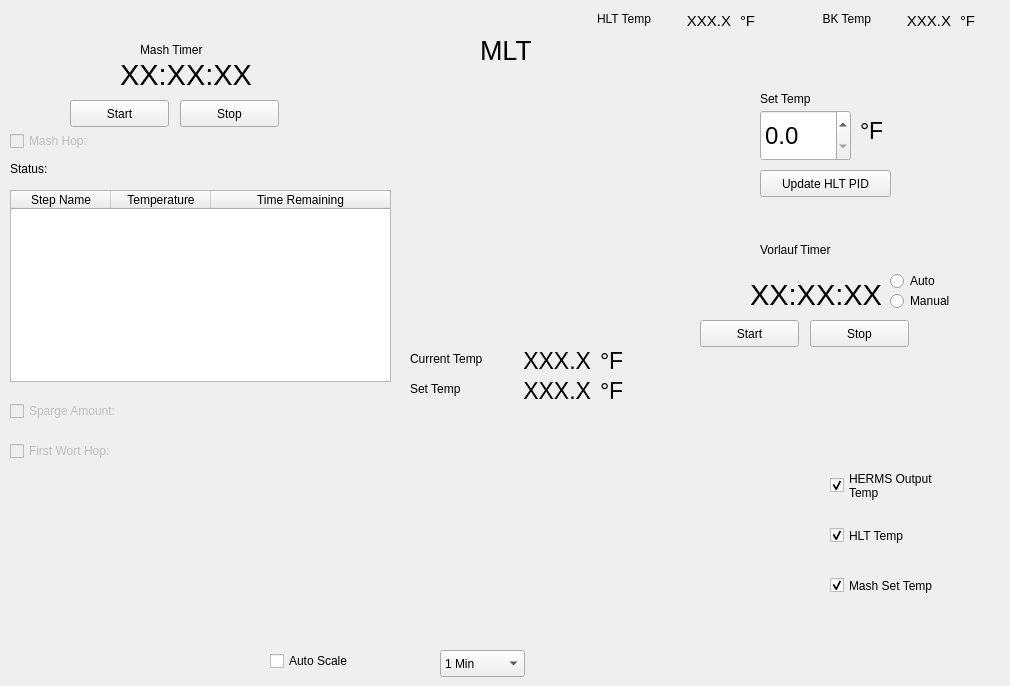
    <widget class="QWidget" name="tab_4">
     <attribute name="title">
      <string>MLT</string>
     </attribute>
     <widget class="QLabel" name="label_19">
      <property name="geometry">
       <rect>
        <x>400</x>
        <y>110</y>
        <width>231</width>
        <height>211</height>
       </rect>
      </property>
      <property name="text">
       <string/>
      </property>
      <property name="pixmap">
       <pixmap>images/cooler.jpg</pixmap>
      </property>
     </widget>
     <widget class="QCheckBox" name="MLT_Temp_Enable_ChkBox_HERMS">
      <property name="geometry">
       <rect>
        <x>830</x>
        <y>460</y>
        <width>171</width>
        <height>51</height>
       </rect>
      </property>
      <property name="styleSheet">
       <string notr="true"/>
      </property>
      <property name="text">
       <string>HERMS Output 
Temp</string>
      </property>
      <property name="icon">
       <iconset>
        <normaloff>images/red.png</normaloff>images/red.png</iconset>
      </property>
      <property name="checked">
       <bool>true</bool>
      </property>
     </widget>
     <widget class="QLabel" name="label_81">
      <property name="geometry">
       <rect>
        <x>410</x>
        <y>380</y>
        <width>101</width>
        <height>17</height>
       </rect>
      </property>
      <property name="text">
       <string>Set Temp</string>
      </property>
     </widget>
     <widget class="QLabel" name="L_MLT_SetTemp">
      <property name="geometry">
       <rect>
        <x>510</x>
        <y>370</y>
        <width>81</width>
        <height>41</height>
       </rect>
      </property>
      <property name="font">
       <font>
        <pointsize>17</pointsize>
       </font>
      </property>
      <property name="text">
       <string>XXX.X</string>
      </property>
      <property name="textFormat">
       <enum>Qt::AutoText</enum>
      </property>
      <property name="alignment">
       <set>Qt::AlignRight|Qt::AlignTrailing|Qt::AlignVCenter</set>
      </property>
     </widget>
     <widget class="QLabel" name="L_MLT_CurrentTemp">
      <property name="geometry">
       <rect>
        <x>510</x>
        <y>340</y>
        <width>81</width>
        <height>41</height>
       </rect>
      </property>
      <property name="font">
       <font>
        <pointsize>17</pointsize>
       </font>
      </property>
      <property name="text">
       <string>XXX.X</string>
      </property>
      <property name="textFormat">
       <enum>Qt::AutoText</enum>
      </property>
      <property name="alignment">
       <set>Qt::AlignRight|Qt::AlignTrailing|Qt::AlignVCenter</set>
      </property>
     </widget>
     <widget class="QLabel" name="label_84">
      <property name="geometry">
       <rect>
        <x>410</x>
        <y>350</y>
        <width>101</width>
        <height>17</height>
       </rect>
      </property>
      <property name="text">
       <string>Current Temp</string>
      </property>
     </widget>
     <widget class="QLabel" name="label_21">
      <property name="geometry">
       <rect>
        <x>480</x>
        <y>30</y>
        <width>51</width>
        <height>41</height>
       </rect>
      </property>
      <property name="text">
       <string>&lt;html&gt;&lt;head/&gt;&lt;body&gt;&lt;p&gt;&lt;span style=&quot; font-size:20pt;&quot;&gt;MLT&lt;/span&gt;&lt;/p&gt;&lt;/body&gt;&lt;/html&gt;</string>
      </property>
     </widget>
     <widget class="QLabel" name="label_3">
      <property name="geometry">
       <rect>
        <x>140</x>
        <y>40</y>
        <width>101</width>
        <height>20</height>
       </rect>
      </property>
      <property name="text">
       <string>Mash Timer</string>
      </property>
     </widget>
     <widget class="QPushButton" name="PB_MLT_MashTimer_Start">
      <property name="geometry">
       <rect>
        <x>70</x>
        <y>100</y>
        <width>99</width>
        <height>27</height>
       </rect>
      </property>
      <property name="text">
       <string>Start</string>
      </property>
     </widget>
     <widget class="QPushButton" name="PB_MLT_MashTimer_Stop">
      <property name="geometry">
       <rect>
        <x>180</x>
        <y>100</y>
        <width>99</width>
        <height>27</height>
       </rect>
      </property>
      <property name="text">
       <string>Stop</string>
      </property>
     </widget>
     <widget class="QLabel" name="L_MLT_MashTimer">
      <property name="geometry">
       <rect>
        <x>120</x>
        <y>59</y>
        <width>141</width>
        <height>31</height>
       </rect>
      </property>
      <property name="font">
       <font>
        <pointsize>22</pointsize>
       </font>
      </property>
      <property name="text">
       <string>XX:XX:XX</string>
      </property>
     </widget>
     <widget class="QLabel" name="L_MLT_VorlaufTimer">
      <property name="geometry">
       <rect>
        <x>750</x>
        <y>279</y>
        <width>131</width>
        <height>31</height>
       </rect>
      </property>
      <property name="font">
       <font>
        <pointsize>22</pointsize>
       </font>
      </property>
      <property name="text">
       <string>XX:XX:XX</string>
      </property>
     </widget>
     <widget class="QLabel" name="label_104">
      <property name="geometry">
       <rect>
        <x>760</x>
        <y>240</y>
        <width>101</width>
        <height>20</height>
       </rect>
      </property>
      <property name="text">
       <string>Vorlauf Timer</string>
      </property>
     </widget>
     <widget class="QPushButton" name="PB_MLT_VorlaufTimer_Start">
      <property name="geometry">
       <rect>
        <x>700</x>
        <y>320</y>
        <width>99</width>
        <height>27</height>
       </rect>
      </property>
      <property name="text">
       <string>Start</string>
      </property>
     </widget>
     <widget class="QPushButton" name="PB_MLT_VorlaufTimer_Stop">
      <property name="geometry">
       <rect>
        <x>810</x>
        <y>320</y>
        <width>99</width>
        <height>27</height>
       </rect>
      </property>
      <property name="text">
       <string>Stop</string>
      </property>
     </widget>
     <widget class="QRadioButton" name="RB_MLT_VorlaufTimer_Auto">
      <property name="geometry">
       <rect>
        <x>890</x>
        <y>270</y>
        <width>81</width>
        <height>22</height>
       </rect>
      </property>
      <property name="text">
       <string>Auto</string>
      </property>
     </widget>
     <widget class="QRadioButton" name="RB_MLT_VorlaufTimer_Manual">
      <property name="geometry">
       <rect>
        <x>890</x>
        <y>290</y>
        <width>81</width>
        <height>22</height>
       </rect>
      </property>
      <property name="text">
       <string>Manual</string>
      </property>
     </widget>
     <widget class="QCustomPlot" name="customPlot_MLT" native="true">
      <property name="geometry">
       <rect>
        <x>10</x>
        <y>460</y>
        <width>821</width>
        <height>191</height>
       </rect>
      </property>
     </widget>
     <widget class="QComboBox" name="CB_MLT_TimeRangeScale">
      <property name="geometry">
       <rect>
        <x>440</x>
        <y>650</y>
        <width>85</width>
        <height>27</height>
       </rect>
      </property>
      <item>
       <property name="text">
        <string>1 Min</string>
       </property>
      </item>
      <item>
       <property name="text">
        <string>5 Min</string>
       </property>
      </item>
      <item>
       <property name="text">
        <string>15 Min</string>
       </property>
      </item>
      <item>
       <property name="text">
        <string>30 Min</string>
       </property>
      </item>
      <item>
       <property name="text">
        <string>1 Hour</string>
       </property>
      </item>
      <item>
       <property name="text">
        <string>2 Hours</string>
       </property>
      </item>
     </widget>
     <widget class="QCheckBox" name="MLT_Auto_Scale_Enable_ChkBox">
      <property name="geometry">
       <rect>
        <x>270</x>
        <y>650</y>
        <width>98</width>
        <height>22</height>
       </rect>
      </property>
      <property name="text">
       <string>Auto Scale</string>
      </property>
     </widget>
     <widget class="QDoubleSpinBox" name="DSB_MLT_SetMashTemp">
      <property name="geometry">
       <rect>
        <x>760</x>
        <y>110</y>
        <width>91</width>
        <height>51</height>
       </rect>
      </property>
      <property name="font">
       <font>
        <pointsize>18</pointsize>
       </font>
      </property>
      <property name="decimals">
       <number>1</number>
      </property>
      <property name="maximum">
       <double>170.000000000000000</double>
      </property>
      <property name="singleStep">
       <double>0.100000000000000</double>
      </property>
     </widget>
     <widget class="QLabel" name="label_86">
      <property name="geometry">
       <rect>
        <x>760</x>
        <y>90</y>
        <width>101</width>
        <height>17</height>
       </rect>
      </property>
      <property name="text">
       <string>Set Temp</string>
      </property>
     </widget>
     <widget class="QLabel" name="label_87">
      <property name="geometry">
       <rect>
        <x>860</x>
        <y>110</y>
        <width>31</width>
        <height>41</height>
       </rect>
      </property>
      <property name="font">
       <font>
        <pointsize>17</pointsize>
       </font>
      </property>
      <property name="text">
       <string>°F</string>
      </property>
      <property name="textFormat">
       <enum>Qt::AutoText</enum>
      </property>
     </widget>
     <widget class="QPushButton" name="PB_MLT_UpdateHLTPIDSetTemp">
      <property name="geometry">
       <rect>
        <x>760</x>
        <y>170</y>
        <width>131</width>
        <height>27</height>
       </rect>
      </property>
      <property name="text">
       <string>Update HLT PID</string>
      </property>
     </widget>
     <widget class="QTableWidget" name="Table_Mash_StepTimer">
      <property name="geometry">
       <rect>
        <x>10</x>
        <y>190</y>
        <width>381</width>
        <height>192</height>
       </rect>
      </property>
      <property name="sizePolicy">
       <sizepolicy hsizetype="Fixed" vsizetype="Expanding">
        <horstretch>0</horstretch>
        <verstretch>0</verstretch>
       </sizepolicy>
      </property>
      <attribute name="horizontalHeaderStretchLastSection">
       <bool>true</bool>
      </attribute>
      <column>
       <property name="text">
        <string>Step Name</string>
       </property>
      </column>
      <column>
       <property name="text">
        <string>Temperature</string>
       </property>
      </column>
      <column>
       <property name="text">
        <string>Time Remaining</string>
       </property>
      </column>
     </widget>
     <widget class="QCheckBox" name="MLT_Temp_Enable_ChkBox_HLT">
      <property name="geometry">
       <rect>
        <x>830</x>
        <y>510</y>
        <width>171</width>
        <height>51</height>
       </rect>
      </property>
      <property name="styleSheet">
       <string notr="true"/>
      </property>
      <property name="text">
       <string>HLT Temp</string>
      </property>
      <property name="icon">
       <iconset>
        <normaloff>images/blue.png</normaloff>images/blue.png</iconset>
      </property>
      <property name="checked">
       <bool>true</bool>
      </property>
     </widget>
     <widget class="QLabel" name="L_MLT_2">
      <property name="geometry">
       <rect>
        <x>600</x>
        <y>370</y>
        <width>31</width>
        <height>41</height>
       </rect>
      </property>
      <property name="font">
       <font>
        <pointsize>17</pointsize>
       </font>
      </property>
      <property name="text">
       <string>°F</string>
      </property>
      <property name="textFormat">
       <enum>Qt::AutoText</enum>
      </property>
     </widget>
     <widget class="QLabel" name="L_MLT_1">
      <property name="geometry">
       <rect>
        <x>600</x>
        <y>340</y>
        <width>31</width>
        <height>41</height>
       </rect>
      </property>
      <property name="font">
       <font>
        <pointsize>17</pointsize>
       </font>
      </property>
      <property name="text">
       <string>°F</string>
      </property>
      <property name="textFormat">
       <enum>Qt::AutoText</enum>
      </property>
     </widget>
     <widget class="QLabel" name="label_5">
      <property name="geometry">
       <rect>
        <x>10</x>
        <y>160</y>
        <width>67</width>
        <height>17</height>
       </rect>
      </property>
      <property name="text">
       <string>Status:</string>
      </property>
     </widget>
     <widget class="QLabel" name="L_MLT_MashStatus">
      <property name="geometry">
       <rect>
        <x>70</x>
        <y>160</y>
        <width>321</width>
        <height>17</height>
       </rect>
      </property>
      <property name="text">
       <string>&lt;Mash Status&gt;</string>
      </property>
     </widget>
     <widget class="QCheckBox" name="MLT_Temp_Enable_ChkBox_SetTemp">
      <property name="geometry">
       <rect>
        <x>830</x>
        <y>560</y>
        <width>171</width>
        <height>51</height>
       </rect>
      </property>
      <property name="styleSheet">
       <string notr="true"/>
      </property>
      <property name="text">
       <string>Mash Set Temp</string>
      </property>
      <property name="icon">
       <iconset>
        <normaloff>images/green.png</normaloff>images/green.png</iconset>
      </property>
      <property name="checked">
       <bool>true</bool>
      </property>
     </widget>
     <widget class="QCheckBox" name="CB_MLT_MashHopAddition">
      <property name="enabled">
       <bool>false</bool>
      </property>
      <property name="geometry">
       <rect>
        <x>10</x>
        <y>130</y>
        <width>381</width>
        <height>22</height>
       </rect>
      </property>
      <property name="text">
       <string>Mash Hop:</string>
      </property>
     </widget>
     <widget class="QLabel" name="label_139">
      <property name="geometry">
       <rect>
        <x>550</x>
        <y>10</y>
        <width>101</width>
        <height>17</height>
       </rect>
      </property>
      <property name="text">
       <string>HLT Temp</string>
      </property>
      <property name="alignment">
       <set>Qt::AlignRight|Qt::AlignTrailing|Qt::AlignVCenter</set>
      </property>
     </widget>
     <widget class="QLabel" name="label_140">
      <property name="geometry">
       <rect>
        <x>770</x>
        <y>10</y>
        <width>101</width>
        <height>17</height>
       </rect>
      </property>
      <property name="text">
       <string>BK Temp</string>
      </property>
      <property name="alignment">
       <set>Qt::AlignRight|Qt::AlignTrailing|Qt::AlignVCenter</set>
      </property>
     </widget>
     <widget class="QLabel" name="L_Main_15">
      <property name="geometry">
       <rect>
        <x>960</x>
        <y>0</y>
        <width>31</width>
        <height>41</height>
       </rect>
      </property>
      <property name="font">
       <font>
        <pointsize>11</pointsize>
       </font>
      </property>
      <property name="text">
       <string>°F</string>
      </property>
      <property name="textFormat">
       <enum>Qt::AutoText</enum>
      </property>
     </widget>
     <widget class="QLabel" name="L_Main_16">
      <property name="geometry">
       <rect>
        <x>740</x>
        <y>0</y>
        <width>31</width>
        <height>41</height>
       </rect>
      </property>
      <property name="font">
       <font>
        <pointsize>11</pointsize>
       </font>
      </property>
      <property name="text">
       <string>°F</string>
      </property>
      <property name="textFormat">
       <enum>Qt::AutoText</enum>
      </property>
     </widget>
     <widget class="QLabel" name="L_HLT_CurrentTemp_MLTPage">
      <property name="geometry">
       <rect>
        <x>650</x>
        <y>0</y>
        <width>81</width>
        <height>41</height>
       </rect>
      </property>
      <property name="font">
       <font>
        <pointsize>11</pointsize>
       </font>
      </property>
      <property name="text">
       <string>XXX.X</string>
      </property>
      <property name="textFormat">
       <enum>Qt::AutoText</enum>
      </property>
      <property name="alignment">
       <set>Qt::AlignRight|Qt::AlignTrailing|Qt::AlignVCenter</set>
      </property>
     </widget>
     <widget class="QLabel" name="L_BK_CurrentTemp_MLTPage">
      <property name="geometry">
       <rect>
        <x>870</x>
        <y>0</y>
        <width>81</width>
        <height>41</height>
       </rect>
      </property>
      <property name="font">
       <font>
        <pointsize>11</pointsize>
       </font>
      </property>
      <property name="text">
       <string>XXX.X</string>
      </property>
      <property name="textFormat">
       <enum>Qt::AutoText</enum>
      </property>
      <property name="alignment">
       <set>Qt::AlignRight|Qt::AlignTrailing|Qt::AlignVCenter</set>
      </property>
     </widget>
     <widget class="QCheckBox" name="CB_MLT_FWHopAddition">
      <property name="enabled">
       <bool>false</bool>
      </property>
      <property name="geometry">
       <rect>
        <x>10</x>
        <y>440</y>
        <width>381</width>
        <height>22</height>
       </rect>
      </property>
      <property name="text">
       <string>First Wort Hop:</string>
      </property>
     </widget>
     <widget class="QCheckBox" name="CB_MLT_SpargeAmount">
      <property name="enabled">
       <bool>false</bool>
      </property>
      <property name="geometry">
       <rect>
        <x>10</x>
        <y>400</y>
        <width>381</width>
        <height>22</height>
       </rect>
      </property>
      <property name="text">
       <string>Sparge Amount:</string>
      </property>
     </widget>
    </widget>
